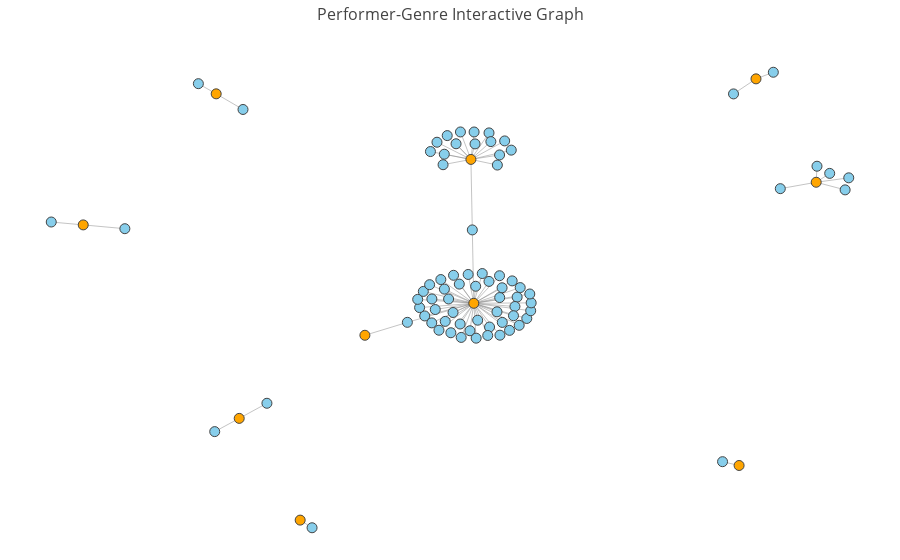

Here is the notebook cell this chart was saved with:
### Code cell
import plotly.graph_objects as go

# Get positions for nodes
pos = nx.spring_layout(G)

# Prepare node traces for Plotly
node_x = []
node_y = []
node_labels = []
node_hover = []
node_colors = []

for node in G.nodes():
    x, y = pos[node]
    node_x.append(x)
    node_y.append(y)

    # Check node type and assign hover text and color accordingly
    if G.nodes[node].get('type') == 'artist':
        node_hover.append(f"Artist: {node}")
        node_colors.append('skyblue')
    elif G.nodes[node].get('type') == 'genre':
        node_hover.append(f"Genre: {node}")
        node_colors.append('orange')
    else:
        node_hover.append(f"Node: {node}")
        node_colors.append('gray')  # Default color if type is undefined
    
    # Use the node name as the label
    node_labels.append(node)

node_trace = go.Scatter(
    x=node_x,
    y=node_y,
    mode='markers',
    marker=dict(
        size=10,
        color=node_colors,
        line_width=1
    ),
    text=node_labels,
    hovertext=node_hover,
    hoverinfo="text"
)

# Prepare edge traces for Plotly
edge_x = []
edge_y = []

for edge in G.edges():
    x0, y0 = pos[edge[0]]
    x1, y1 = pos[edge[1]]
    edge_x.append(x0)
    edge_x.append(x1)
    edge_x.append(None)
    edge_y.append(y0)
    edge_y.append(y1)
    edge_y.append(None)

edge_trace = go.Scatter(
    x=edge_x,
    y=edge_y,
    line=dict(width=0.5, color="#888"),
    hoverinfo="none",
    mode="lines"
)

# Create the Plotly figure
fig = go.Figure(data=[edge_trace, node_trace],
                layout=go.Layout(
                    title="Performer-Genre Interactive Graph",
                    titlefont_size=16,
                    showlegend=False,
                    hovermode="closest",
                    margin=dict(b=0, l=0, r=0, t=40),
                    xaxis=dict(showgrid=False, zeroline=False),
                    yaxis=dict(showgrid=False, zeroline=False)
                ))

# Show the interactive graph
fig.show()

### Figure 1 — Plotly figure (JSON) as saved in the notebook; plotly's stock layout.template omitted (floating-point values rounded to 4 significant figures; data arrays with more than 128 entries replaced by an {"elided": "..."} marker saying what was removed)
{"data": [{"hoverinfo": "none", "line": {"color": "#888", "width": 0.5}, "mode": "lines", "type": "scatter", "x": {"elided": "237 float values"}, "y": {"elided": "237 float values"}}, {"hoverinfo": "text", "hovertext": ["Artist: Paul McCartney", "Genre: Rock/Pop", "Artist: Imagine Dragons", "Artist: Elyanna", "Artist: Martín", "Artist: Kadec Santa Ana", "Genre: Other", "Artist: Lucha Libre Mexicana", "Genre: Wrestling", "Artist: J. Bernardt", "Artist: Griff", "Artist: Matinee Gold", "Artist: Rebeka Brown", "Artist: Taito Tikaro", "Artist: Andre Vicenzzo", "Artist: Lydia Sanz", "Artist: Flavio Zarza", "Artist: Iordee", "Artist: J Louis", "Artist: John Williams", "Genre: Classical/Vocal", "Artist: ROLE MODEL", "Genre: Alternative Rock", "Artist: Andrés Koi", "Artist: Rod Stewart", "Artist: Jay Wheeler", "Artist: Black Eyed Peas", "Artist: Christmas by Starlite", "Artist: Taburete", "Artist: Maria Becerra", "Artist: Paula Cendejas", "Artist: Milo J", "Artist: Spencer Sutherland", "Artist: Katherine Ryan", "Genre: Comedy", "Artist: Polo & Pan", "Genre: Dance/Electronic", "Artist: Slimane", "Artist: Omar Rudberg", "Artist: Franz Ferdinand", "Artist: Kikuo", "Artist: Matt Hansen", "Genre: Hip-Hop/Rap", "Artist: Rels B", "Artist: almost monday", "Artist: Lawrence", "Artist: Alec Benjamin", "Artist: Alan Walker", "Artist: aespa", "Artist: Anastacia", "Artist: Nemo", "Artist: Cirque du Soleil : Corteo", "Genre: Family", "Artist: Cirque du Soleil", "Artist: Gavin James", "Artist: FINAL FANTASY VII REBIRTH Orchestra World Tour", "Artist: Morad", "Artist: Baby Lasagna", "Genre: Hard Rock", "Artist: Lenny Kravitz", "Artist: Queen Extravaganza", "Artist: Diego Torres", "Artist: Luka Sulic", "Artist: Inhaler", "Artist: Twenty One Pilots", "Artist: WARHAUS", "Artist: The Lumineers", "Artist: GHOST", "Artist: Morgan Jay", "Artist: Only the Poets", "Artist: AURORA", "Artist: Tate McRae", "Artist: Pixies", "Artist: Dua Lipa", "Artist: La Femme", "Artist: Ed Sheeran", "Artist: Erreway", "Artist: Billie Eilish", "Artist: Ado", "Artist: Maya Hawke", "Artist: Weezer", "Artist: Alanis Morissette", "Artist: Stray Kids", "Artist: Lionel Richie", "Artist: Duki", "Artist: Jamiroquai", "Artist: OneRepublic"], "marker": {"color": ["skyblue", "orange", "skyblue", "skyblue", "skyblue", "skyblue", "orange", "skyblue", "orange", "skyblue", "skyblue", "skyblue", "skyblue", "skyblue", "skyblue", "skyblue", "skyblue", "skyblue", "skyblue", "skyblue", "orange", "skyblue", "orange", "skyblue", "skyblue", "skyblue", "skyblue", "skyblue", "skyblue", "skyblue", "skyblue", "skyblue", "skyblue", "skyblue", "orange", "skyblue", "orange", "skyblue", "skyblue", "skyblue", "skyblue", "skyblue", "orange", "skyblue", "skyblue", "skyblue", "skyblue", "skyblue", "skyblue", "skyblue", "skyblue", "skyblue", "orange", "skyblue", "skyblue", "skyblue", "skyblue", "skyblue", "orange", "skyblue", "skyblue", "skyblue", "skyblue", "skyblue", "skyblue", "skyblue", "skyblue", "skyblue", "skyblue", "skyblue", "skyblue", "skyblue", "skyblue", "skyblue", "skyblue", "skyblue", "skyblue", "skyblue", "skyblue", "skyblue", "skyblue", "skyblue", "skyblue", "skyblue", "skyblue", "skyblue", "skyblue"], "line": {"width": 1}, "size": 10}, "mode": "markers", "text": ["Paul McCartney", "Rock/Pop", "Imagine Dragons", "Elyanna", "Martín", "Kadec Santa Ana", "Other", "Lucha Libre Mexicana", "Wrestling", "J. Bernardt", "Griff", "Matinee Gold", "Rebeka Brown", "Taito Tikaro", "Andre Vicenzzo", "Lydia Sanz", "Flavio Zarza", "Iordee", "J Louis", "John Williams", "Classical/Vocal", "ROLE MODEL", "Alternative Rock", "Andrés Koi", "Rod Stewart", "Jay Wheeler", "Black Eyed Peas", "Christmas by Starlite", "Taburete", "Maria Becerra", "Paula Cendejas", "Milo J", "Spencer Sutherland", "Katherine Ryan", "Comedy", "Polo & Pan", "Dance/Electronic", "Slimane", "Omar Rudberg", "Franz Ferdinand", "Kikuo", "Matt Hansen", "Hip-Hop/Rap", "Rels B", "almost monday", "Lawrence", "Alec Benjamin", "Alan Walker", "aespa", "Anastacia", "Nemo", "Cirque du Soleil : Corteo", "Family", "Cirque du Soleil", "Gavin James", "FINAL FANTASY VII REBIRTH Orchestra World Tour", "Morad", "Baby Lasagna", "Hard Rock", "Lenny Kravitz", "Queen Extravaganza", "Diego Torres", "Luka Sulic", "Inhaler", "Twenty One Pilots", "WARHAUS", "The Lumineers", "GHOST", "Morgan Jay", "Only the Poets", "AURORA", "Tate McRae", "Pixies", "Dua Lipa", "La Femme", "Ed Sheeran", "Erreway", "Billie Eilish", "Ado", "Maya Hawke", "Weezer", "Alanis Morissette", "Stray Kids", "Lionel Richie", "Duki", "Jamiroquai", "OneRepublic"], "type": "scatter", "x": [0.07546, -0.008933, -0.05455, 0.02571, -0.02131, -0.08983, -0.01523, 0.538, 0.5743, 0.0533, -0.03893, 0.02455, -0.07646, -0.006205, 0.04778, -0.008237, -0.1042, -0.04792, 0.07346, 0.6496, 0.6115, 0.7456, 0.7438, 0.08638, 0.1076, -0.1011, 0.0429, 0.05897, -0.03825, -0.05344, -0.155, -0.0003916, -0.1168, -0.4637, -0.5247, -0.6144, -0.5753, 0.04804, -0.07375, -0.1281, 0.1162, -0.1199, -0.2483, 0.09313, 0.7735, -0.1322, -0.08548, -0.5163, -0.08138, 0.04767, -0.1061, -0.7761, -0.8676, -0.9379, -0.1014, -0.06735, -0.05934, -0.3645, -0.3906, -0.01736, -0.09365, 0.04204, 0.5621, -0.07355, -0.01216, -0.004772, 0.8154, 0.04855, -0.5785, 0.02863, 0.02448, -0.04076, 0.009697, -0.03664, 0.6649, -0.0643, 0.09089, 0.06967, 0.08154, 0.8075, -0.003742, 0.07832, 0.1172, 0.1142, 0.05373, -0.07169, 0.02174], "y": [-0.06951, -0.154, -0.1886, -0.2435, -0.04527, 0.4531, 0.3884, -0.7509, -0.7653, -0.09541, -0.232, 0.4883, 0.3684, 0.4468, 0.4053, 0.4917, 0.418, 0.4473, 0.4233, 0.7169, 0.692, 0.3627, 0.3023, -0.1306, -0.2112, -0.1376, 0.3671, 0.4581, 0.4918, -0.04844, -0.2257, -0.2176, -0.2016, -0.5308, -0.5878, 0.6738, 0.6355, -0.1323, 0.4079, -0.1702, -0.1821, -0.1093, -0.2745, -0.09482, 0.3357, -0.1392, -0.2555, 0.5766, -0.0645, -0.05003, -0.0838, 0.1272, 0.1415, 0.1524, -0.2278, 0.4781, -0.265, -1, -0.9712, -0.2575, -0.1775, -0.1861, 0.6353, -0.1006, 0.1226, -0.08972, 0.3189, -0.2742, -0.6377, 0.4555, -0.07153, -0.08162, -0.04186, -0.2826, 0.2781, -0.1377, -0.2369, -0.256, -0.166, 0.2736, -0.2854, -0.2009, -0.1524, -0.1189, -0.226, -0.2221, -0.2752]}], "layout": {"hovermode": "closest", "margin": {"b": 0, "l": 0, "r": 0, "t": 40}, "showlegend": false, "title": {"font": {"size": 16}, "text": "Performer-Genre Interactive Graph"}, "xaxis": {"showgrid": false, "zeroline": false}, "yaxis": {"showgrid": false, "zeroline": false}}}
